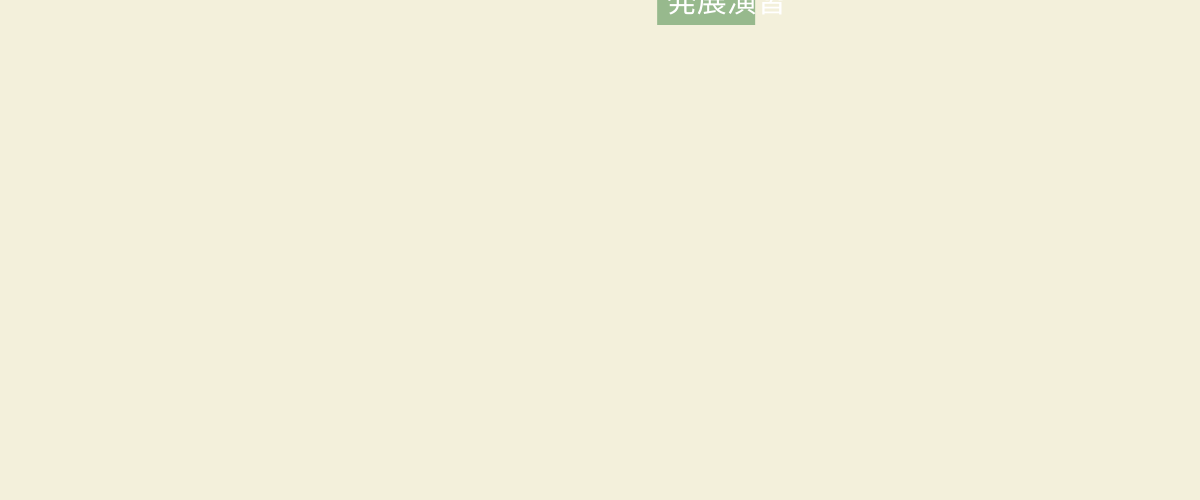
Frame 1 (no input)
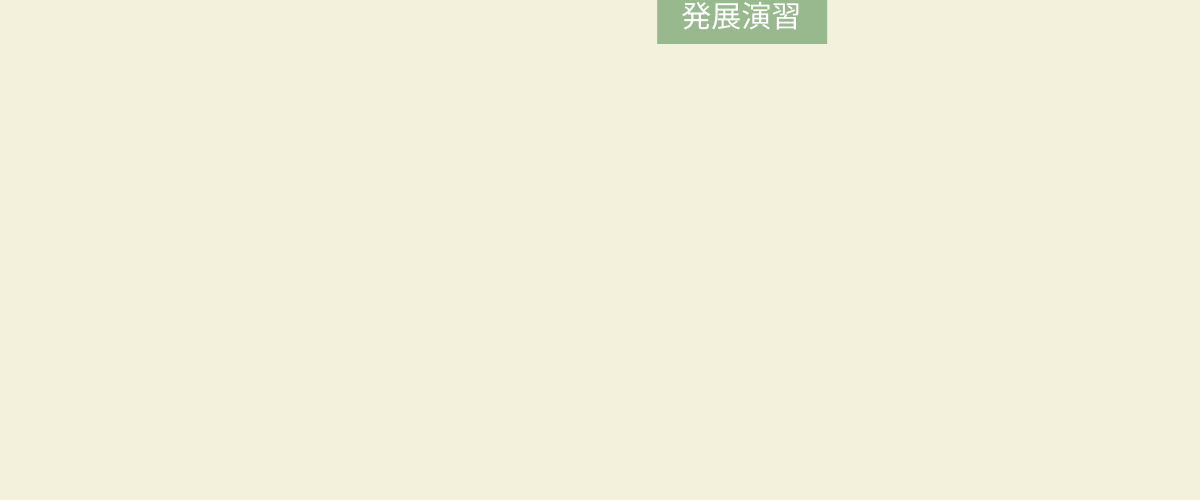
Frame 60 (no input)
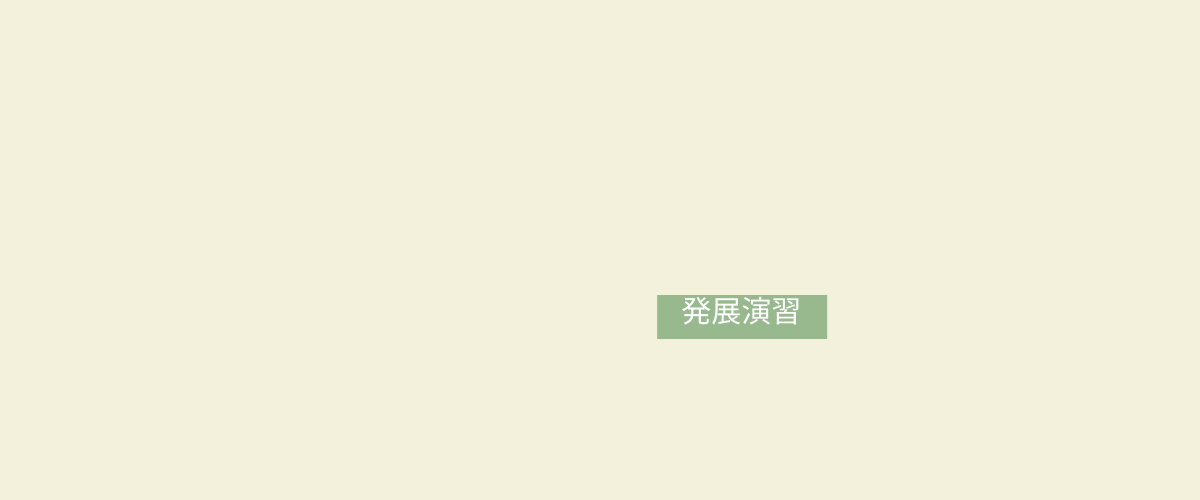
Frame 120 (the mouse pressed at the canvas centre since frame 60)

The p5.js sketch that drew these frames (run headless with seeded random() and noise() and a simulated clock; from frame 60 on, the mouse is pressed at the canvas centre):

// p5.js sketch
// ── sketch.js
// 最終課題を制作しよう

function setup(){
  createCanvas(windowWidth, 500);
  x = random(50, windowWidth-300);
  y = 0;
  credits = ["GSP", "発展演習", "学科コア科目", "基礎演習", "特別演習", "学部共通科目", "基礎教養", "総合教養"];
  word = random(credits);
}

function fallingcredits(x, y, bc, tc){
  let w = textWidth(word);
  let h = textAscent() + textDescent(); //テキストの上と下を合わせて高さを計算
  let p = 5; // 余白の大きさ
  fill(bc);
  noStroke();
  rect(x, y, w + p * 10, h + p * 2);
  fill(tc);
  textSize(30);
  text(word, x + w/5, y + h/1.25);
}

function windowResized(){
    resizeCanvas(windowWidth, 500);
  }

function draw(){
  background(243,240,219);
  let bc = color(151,185,141);
  let tc = color(255, 255, 255);
  fallingcredits(x, y, bc, tc);
  if(mouseIsPressed){
    y += 5;
  }
}

function reset(){
  setup();
}

function keyPressed(){
  if(key == " "){ reset(); }
}
